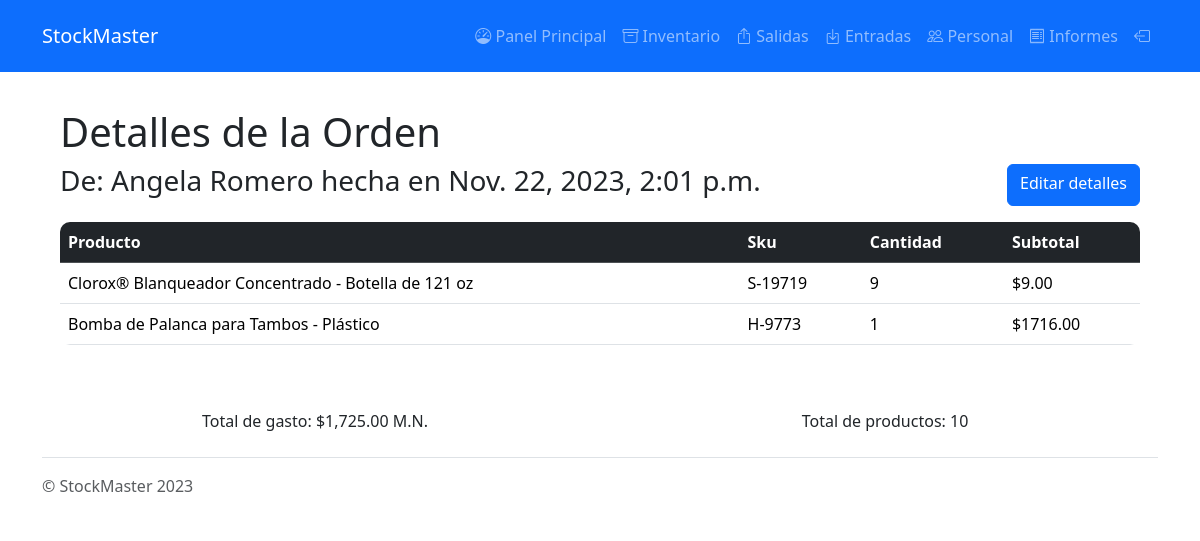
The page /historial/detalles-orden-salida/6/ (signed in) on the database its author committed.
### Workers/models.py (models this page shows, shortened)
class Worker(models.Model):
    name = models.CharField(max_length=255)
    """
    str: The name of the employee.
    """
    employeeNumber = models.IntegerField(unique=True)
    """
    int: The unique employee number.
    """
    workArea = models.CharField(max_length=255)
    """
    str: The work area of the employee.
    """
    employeePassword = models.CharField(max_length=255)
    """
    str: The password of the employee.
    """

### OutputHistory/models.py (models this page shows, shortened)
class OutputOrder(models.Model):
    worker = models.ForeignKey(Worker, on_delete=models.CASCADE)
    """
    ForeignKey: The worker associated with the output order.
    """
    date_created = models.DateTimeField(auto_now_add=True)
    """
    DateTimeField: The date and time when the order was created.
    """
    def GetItems(self):
        return OutputOrderItem.objects.filter(outputOrder=self)
    def GetTotal(self):
        total = 0
        for item in self.GetItems():
            total += item.quantity * item.product.price
        return round(total, 3)
    def GetQuantity(self):
        total = 0
        for item in self.GetItems():
            total += item.quantity
        return total

class OutputOrderItem(models.Model):
    product = models.ForeignKey(Product, on_delete=models.CASCADE)
    """
    ForeignKey: The product associated with the output order item.
    """
    quantity = models.PositiveIntegerField(default=0)
    """
    PositiveIntegerField: The quantity of the product in the output order item.
    """
    outputOrder = models.ForeignKey(OutputOrder, on_delete=models.CASCADE)
    """
    ForeignKey: The output order associated with the item.
    """

### Product/models.py (models this page shows, shortened)
class Product(models.Model):
    name = models.CharField(max_length=255)
    """
    str: The name of the product.
    """
    SKU = models.CharField(max_length=255, unique=True)
    """
    str: The stock keeping unit of the product.
    """
    price = models.FloatField(default=0.0)
    """
    float: The price of the product.
    """
    quantity = models.PositiveIntegerField(default=0)
    """
    int: The current stock quantity of the product.
    """
    image = models.ImageField(upload_to='uploads/%Y/%m/%d/', blank=True)
    """
    str: The image associated with the product.
    """
    threshold = models.PositiveIntegerField(default=0)
    """
    int: The threshold indicating low stock.
    """
    category = models.CharField(max_length=255, choices=[
        ('ELE', 'Eléctrico'),
        ('PLU', 'Plomería'),
        ('OFF', 'Oficina'),
        ('CLE', 'Limpieza')
    ])
    """
    str: The category of the product.
    """
    isExternal = models.BooleanField(default=False)
    """
    bool: Indicates if the product is acquired from outside the institution.
    """
    history = HistoricalRecords()
    """
    :meta private:
    HistoricalRecords: Used to manage historical modifications of the product.
    """

### OutputHistory/views.py (the view)
# urls.py: path('detalles-orden-salida/<int:orderid>/', views.outputDetails, name="outputDetails"),
@login_required(login_url='login')
def outputDetails(request, orderid):
    output_order = get_object_or_404(OutputOrder, id=orderid)
    worker_name = output_order.worker.name
    total_price = output_order.GetTotal()
    total_quantity = output_order.GetQuantity()
    date = output_order.date_created
    products = {}
    for product in output_order.outputorderitem_set.all():
        products[product] = product.quantity * product.product.price
    context = {
        'output_order': output_order,
        'worker_name': worker_name,
        'total_price': total_price,
        'total_quantity': total_quantity,
        'date': date,
        'products': products
    }
    return render(request, 'outputHistory-details.html', context)

### templates/outputHistory-details.html (shortened to what this page needs)
{% extends 'base.html' %}
{% block content %}
    <head>
        <link href="https://cdn.jsdelivr.net/npm/bootstrap@5.3.2/dist/css/bootstrap.min.css" rel="stylesheet">
    </head>
    <body>
    <section class="p-5">
        <div class="container middle-container">
        <h1>Detalles de la Orden</h1>
            <div class="row">
                <div class="col-md-auto">
                    <h3>De: {{ worker_name }} hecha en {{ date }}</h3>
                </div>
                <div class="col d-flex justify-content-end">
                    <a href="{% url 'outputEdit' output_order.id %}" class="btn btn-primary">Editar detalles</a>
                </div>
            </div>
            <div class="table-responsive">
                <table class="table mt-3 table-hover tableRoundedm">
                    <thead class="table-dark">
                    <tr>
                        <th>Producto</th>
                        <th>Sku</th>
                        <th>Cantidad</th>
                        <th>Subtotal</th>
                    </tr>
                    </thead>
                    <tbody>
                    {% for product, subtotal in products.items %}
                        <tr class="table-row clickableRow" data-href="{% url 'productDetails' product.product.id %}">
                            <td>{{ product.product.name }}</td>
                            <td>{{ product.product.SKU }}</td>
                            <td>{{ product.quantity }}</td>
                            <td>${{ subtotal|floatformat:2 }}</td>
                        </tr>
                    {% endfor %}
                    </tbody>
                </table>
            </div>
        </div>
    </section>
    <div class="container text-center">
        <div class="row">
            <div class="col">
                Total de gasto: ${{ total_price|floatformat:"2g" }} M.N.
            </div>
            <div class="col">
                Total de productos: {{ total_quantity }}
            </div>
        </div>
    </div>
    </body>
{% endblock content %}

### templates/base.html (style rules this page uses)
body::before { display: block; content: ""; height: 60px; }

### templates/outputHistory-details.html (style rules this page uses)
.clickableRow { cursor: pointer; }
.tableRoundedm { border-radius: 10px; overflow: hidden; }

### rows shown on the page
Worker: name "Angela Romero"
OutputOrder: date_created "Nov. 22, 2023, 2:01 p.m."
OutputOrderItem: product.name "Clorox® Blanqueador Concentrado - Botella de 121 oz", product.SKU "S-19719", quantity "9", subtotal "9.00"
OutputOrderItem: product.name "Bomba de Palanca para Tambos - Plástico", product.SKU "H-9773", quantity "1", subtotal "1716.00"

### other values the page prints
{{ total_price|floatformat:"2g" }} "1,725.00"
{{ total_quantity }} "10"
